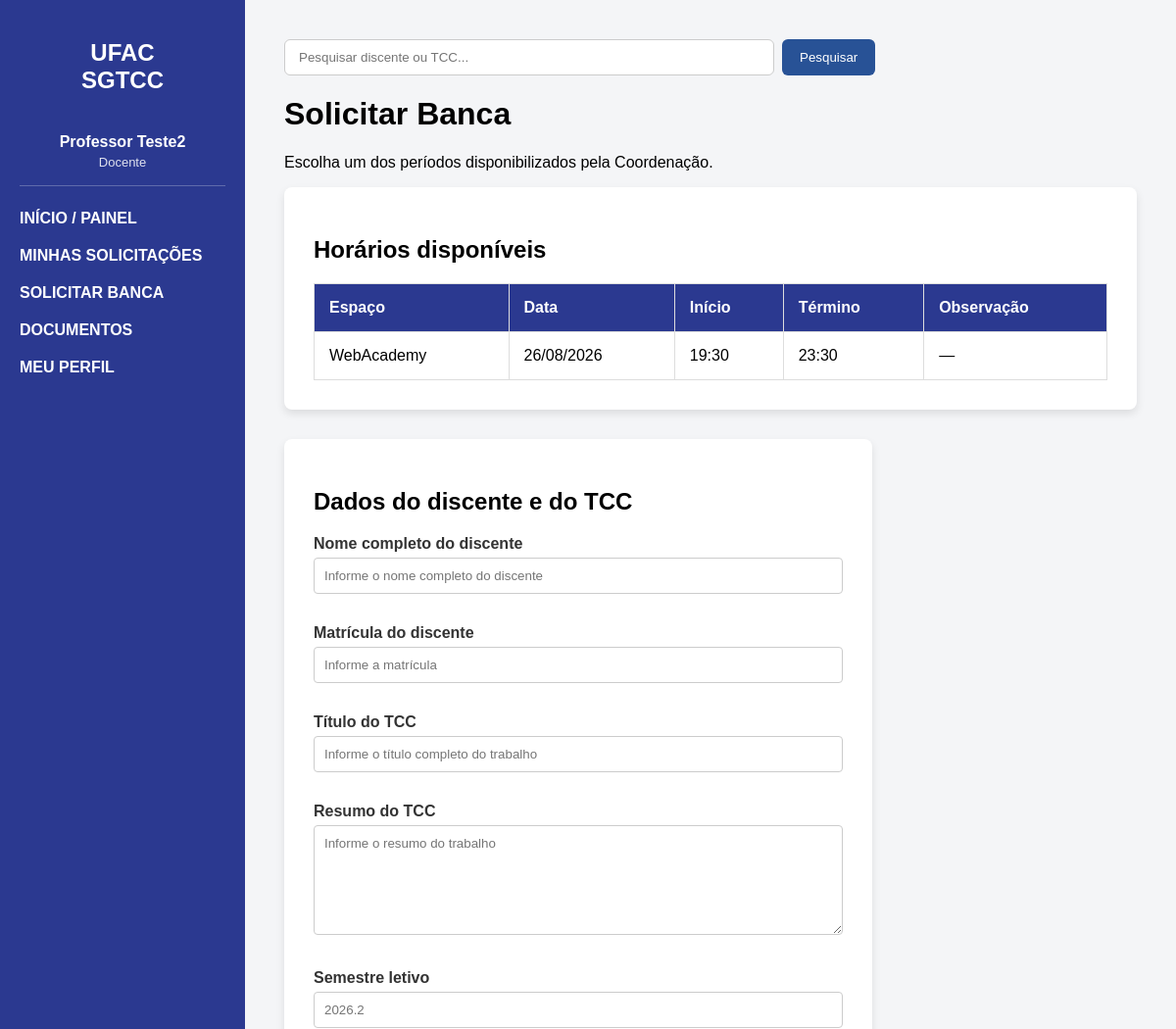
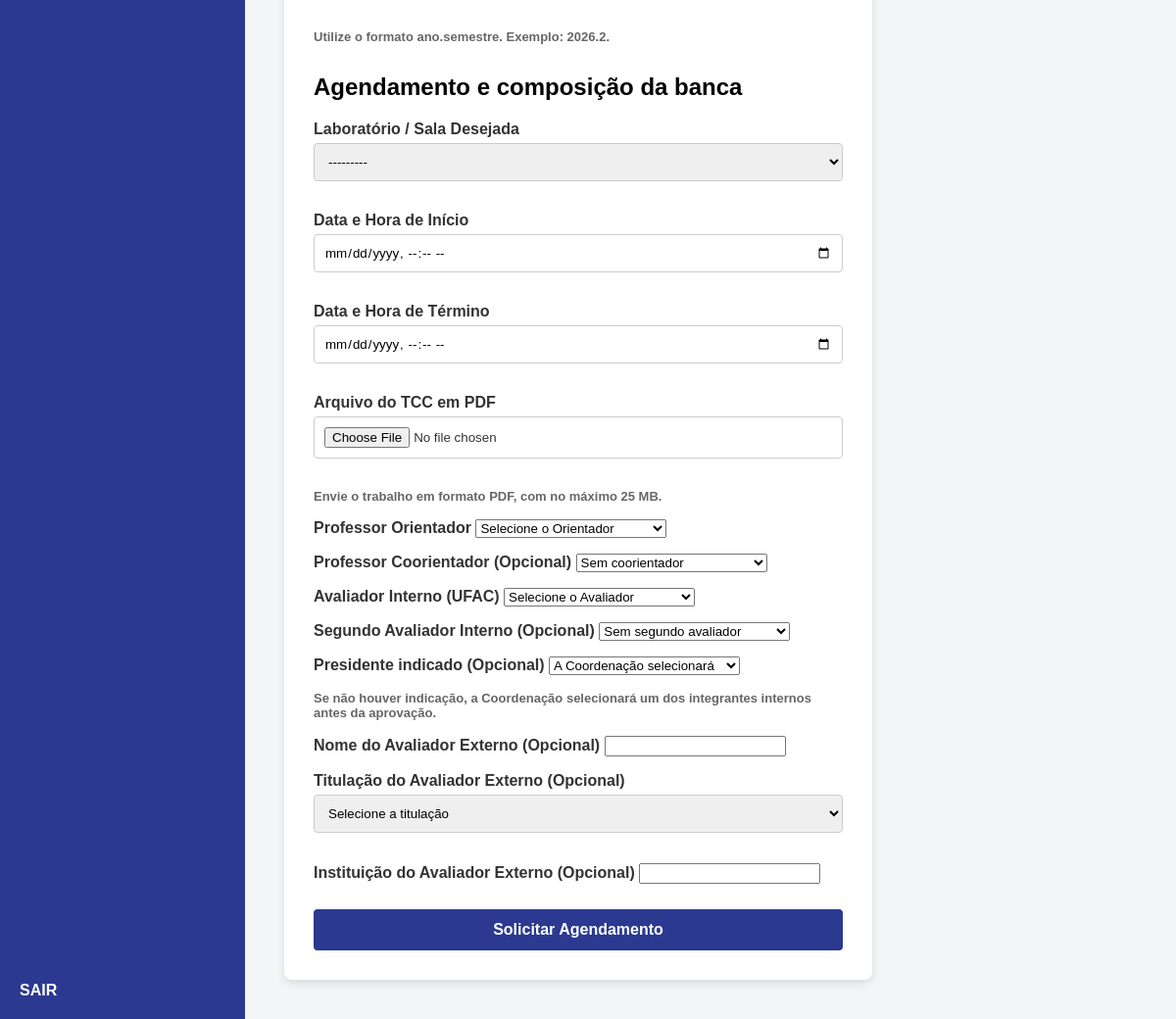
The app's page /solicitar/ (signed in) with its own data (2 pictures, top to bottom).
### bancasapp/models.py (models this page shows, shortened)
class pUsuario(models.Model):
    Tipos_Perfil = (
        ('COORDENACAO', 'Coordenação'),
        ('DOCENTE', 'Docente'),
    )
    TITULACOES_ACADEMICAS = (
        ('PROF', 'Prof.'),
        ('PROFA', 'Profa.'),
        ('PROF_ESP', 'Prof. Esp.'),
        ('PROFA_ESP', 'Profa. Esp.'),
        ('PROF_ME', 'Prof. Me.'),
        ('PROFA_MA', 'Profa. Ma.'),
        ('PROF_DR', 'Prof. Dr.'),
        ('PROFA_DRA', 'Profa. Dra.'),
    )
    usuario = models.OneToOneField(
        User,
        on_delete=models.CASCADE
    )
    perfil = models.CharField(
        max_length=15,
        choices=Tipos_Perfil
    )
    titulacao = models.CharField(
        max_length=12,
        choices=TITULACOES_ACADEMICAS,
        blank=True,
        default='',
        verbose_name='Titulação acadêmica'
    )
    data_cadastro = models.DateTimeField(
        default=timezone.now,
        editable=False
    )
    data_confirmacao_email = models.DateTimeField(
        null=True,
        blank=True,
        editable=False,
        verbose_name='Data de confirmação do e-mail'
    )
    def __str__(self):
        nome_exibicao = (
            self.usuario.get_full_name().strip()
            or self.usuario.username
        )
        return (
            f'{nome_exibicao} '
            f'({self.get_perfil_display()})'
        )

class DisponibilidadeEspaco(models.Model):
    espaco = models.ForeignKey(
        EspacoFisico,
        on_delete=models.CASCADE,
        related_name='disponibilidades'
    )
    data_hora_inicio = models.DateTimeField(
        verbose_name='Data e hora de início'
    )
    data_hora_fim = models.DateTimeField(
        verbose_name='Data e hora de término'
    )
    ativo = models.BooleanField(
        default=True
    )
    observacao = models.CharField(
        max_length=255,
        blank=True
    )
    criada_por = models.ForeignKey(
        User,
        on_delete=models.SET_NULL,
        null=True,
        blank=True,
        related_name='disponibilidades_criadas',
        editable=False
    )
    data_cadastro = models.DateTimeField(
        auto_now_add=True
    )
    class Meta:
        ordering = [
            'data_hora_inicio',
            'espaco__nome',
        ]
        verbose_name = 'Disponibilidade de espaço'
        verbose_name_plural = 'Disponibilidades de espaços'
        constraints = [
            models.CheckConstraint(
                condition=models.Q(
                    data_hora_fim__gt=models.F(
                        'data_hora_inicio'
                    )
                ),
                name='disponibilidade_fim_apos_inicio'
            ),
        ]
        indexes = [
            models.Index(
                fields=[
                    'espaco',
                    'data_hora_inicio',
                    'data_hora_fim',
                ],
                name='disp_espaco_periodo_idx'
            ),
        ]

class EspacoFisico(models.Model):
    nome = models.CharField(
        max_length=255
    )
    ativo = models.BooleanField(
        default=True
    )
    class Meta:
        ordering = ['nome']
        verbose_name = 'Espaço físico'
        verbose_name_plural = 'Espaços físicos'
    def __str__(self):
        return self.nome

### bancasapp/views.py (the view)
@docente_required
def solicitar_banca(request):
    expirar_solicitacoes_vencidas()
    perfil_logado = pUsuario.objects.get(
        usuario=request.user,
        perfil='DOCENTE'
    )
    if request.method == 'POST':
        form = SolicitacaoBancaForm(
            request.POST,
            request.FILES
        )
        if form.is_valid():
            with transaction.atomic():
                discente, _ = (
                    Discente.objects.get_or_create(
                        matricula=(
                            form.cleaned_data[
                                'matricula_discente'
                            ]
                        ),
                        defaults={
                            'nome': (
                                form.cleaned_data[
                                    'nome_discente'
                                ]
                            ),
                        }
                    )
                )
                projeto = ProjetoTCC.objects.create(
                    titulo=(
                        form.cleaned_data[
                            'titulo_tcc'
                        ]
                    ),
                    resumo=(
                        form.cleaned_data[
                            'resumo_tcc'
                        ]
                    ),
                    semestre_letivo=(
                        form.cleaned_data[
                            'semestre_letivo'
                        ]
                    ),
                    discente=discente,
                    status='EM_ANÁLISE',
                )
                solicitacao = form.save(
                    commit=False
                )
                solicitacao.projeto_tcc = projeto
                solicitacao.status = 'EM_ANÁLISE'
                solicitacao.usuario_solicitante = (
                    perfil_logado
                )
                solicitacao.save()
                ComposicaoBanca.objects.create(
                    solicitacao=solicitacao,
                    projeto_tcc=projeto,
                    orientador=(
                        form.cleaned_data[
                            'orientador'
                        ]
                    ),
                    coorientador=(
                        form.cleaned_data[
                            'coorientador'
                        ]
                    ),
                    avaliador_interno=(
                        form.cleaned_data[
                            'avaliador_interno'
                        ]
                    ),
                    segundo_avaliador_interno=(
                        form.cleaned_data[
                            'segundo_avaliador_interno'
                        ]
                    ),
                    presidente=(
                        form.cleaned_data[
                            'presidente'
                        ]
                    ),
                    nome_avaliador_externo=(
                        form.cleaned_data[
                            'nome_avaliador_externo'
                        ]
                    ),
                    titulacao_avaliador_externo=(
                        form.cleaned_data[
                            'titulacao_avaliador_externo'
                        ]
                    ),
                    instituicao_avaliador_externo=(
                        form.cleaned_data[
                            'instituicao_avaliador_externo'
                        ]
                    ),
                )
            messages.success(
                request,
                'Solicitação de banca enviada com sucesso.'
            )
            return redirect(
                'dashboard'
            )
        for campo, erros in form.errors.items():
            for erro in erros:
                messages.error(
                    request,
                    erro
                )
    else:
        form = SolicitacaoBancaForm()
    disponibilidades = (
        DisponibilidadeEspaco.objects
        .select_related('espaco')
        .filter(
            ativo=True,
            espaco__ativo=True,
            data_hora_fim__gt=timezone.now(),
        )
        .order_by(
            'data_hora_inicio',
            'espaco__nome',
        )
    )
    return render(
        request,
        'solicitar_banca.html',
        {
            'form': form,
            'disponibilidades': disponibilidades,
        }
    )

### templates/solicitar_banca.html (shortened to what this page needs)
{% extends 'base.html' %}
{% block content %}
<div class="dashboard-header">
    <h1>Solicitar Banca</h1>
    <p>
        Escolha um dos períodos disponibilizados pela Coordenação.
    </p>
</div>
<div class="table-container" style="margin-bottom: 30px;">
    <h2>Horários disponíveis</h2>
    {% if disponibilidades %}
        <table>
            <thead>
                <tr>
                    <th>Espaço</th>
                    <th>Data</th>
                    <th>Início</th>
                    <th>Término</th>
                    <th>Observação</th>
                </tr>
            </thead>
            <tbody>
                {% for disponibilidade in disponibilidades %}
                    <tr>
                        <td>{{ disponibilidade.espaco.nome }}</td>
                        <td>
                            {{ disponibilidade.data_hora_inicio|date:"d/m/Y" }}
                        </td>
                        <td>
                            {{ disponibilidade.data_hora_inicio|date:"H:i" }}
                        </td>
                        <td>
                            {{ disponibilidade.data_hora_fim|date:"H:i" }}
                        </td>
                        <td>
                            {{ disponibilidade.observacao|default:"—" }}
                        </td>
                    </tr>
                {% endfor %}
            </tbody>
        </table>
    {% else %}
        <p>
            A Coordenação ainda não disponibilizou horários
            para novas bancas.
        </p>
    {% endif %}
</div>
<div class="form-container">
    <form method="POST" enctype="multipart/form-data">
        <h2>Dados do discente e do TCC</h2>
        <p>
            <label for="{{ form.nome_discente.id_for_label }}">
                <strong>{{ form.nome_discente.label }}</strong>
            </label>
            {{ form.nome_discente }}
        </p>
        <p>
            <label for="{{ form.matricula_discente.id_for_label }}">
                <strong>{{ form.matricula_discente.label }}</strong>
            </label>
            {{ form.matricula_discente }}
        </p>
        <p>
            <label for="{{ form.titulo_tcc.id_for_label }}">
                <strong>{{ form.titulo_tcc.label }}</strong>
            </label>
            {{ form.titulo_tcc }}
        </p>
        <p>
            <label for="{{ form.resumo_tcc.id_for_label }}">
                <strong>{{ form.resumo_tcc.label }}</strong>
            </label>
            {{ form.resumo_tcc }}
        </p>
        <p>
            <label for="{{ form.semestre_letivo.id_for_label }}">
                <strong>{{ form.semestre_letivo.label }}</strong>
            </label>
            {{ form.semestre_letivo }}
        </p>
        <p style="font-size: 13px; color: #666;">
            {{ form.semestre_letivo.help_text }}
        </p>
        <h2 style="margin-top: 30px;">
            Agendamento e composição da banca
        </h2>
        <p>
            <label for="{{ form.espaco.id_for_label }}">
                <strong>{{ form.espaco.label }}</strong>
            </label>
            {{ form.espaco }}
        </p>
        <p>
            <label for="{{ form.opcao_data_inicio.id_for_label }}">
                <strong>{{ form.opcao_data_inicio.label }}</strong>
            </label>
            {{ form.opcao_data_inicio }}
        </p>
        <p>
            <label for="{{ form.opcao_data_fim.id_for_label }}">
                <strong>{{ form.opcao_data_fim.label }}</strong>
            </label>
            {{ form.opcao_data_fim }}
        </p>
        <p>
            <label for="{{ form.arquivo_tcc.id_for_label }}">
                <strong>{{ form.arquivo_tcc.label }}</strong>
            </label>
            {{ form.arquivo_tcc }}
        </p>
        <p style="font-size: 13px; color: #666;">
            {{ form.arquivo_tcc.help_text }}
        </p>
        <p>
            <label for="{{ form.orientador.id_for_label }}">
                <strong>{{ form.orientador.label }}</strong>
            </label>
            {{ form.orientador }}
        </p>
        <p>
            <label for="{{ form.coorientador.id_for_label }}">
                <strong>{{ form.coorientador.label }}</strong>
            </label>
            {{ form.coorientador }}
        </p>
        <p>
            <label for="{{ form.avaliador_interno.id_for_label }}">
                <strong>{{ form.avaliador_interno.label }}</strong>
            </label>
            {{ form.avaliador_interno }}
        </p>
        <p>
            <label for="{{ form.segundo_avaliador_interno.id_for_label }}">
                <strong>{{ form.segundo_avaliador_interno.label }}</strong>
            </label>
            {{ form.segundo_avaliador_interno }}
        </p>
        <p>
            <label for="{{ form.presidente.id_for_label }}">
                <strong>{{ form.presidente.label }}</strong>
            </label>
            {{ form.presidente }}
        </p>
        <p style="font-size: 13px; color: #666;">
            Se não houver indicação, a Coordenação selecionará
            um dos integrantes internos antes da aprovação.
        </p>
        <p>
            <label for="{{ form.nome_avaliador_externo.id_for_label }}">
                <strong>{{ form.nome_avaliador_externo.label }}</strong>
            </label>
            {{ form.nome_avaliador_externo }}
        </p>
        <p>
            <label for="{{ form.titulacao_avaliador_externo.id_for_label }}">
                <strong>
                    {{ form.titulacao_avaliador_externo.label }}
                </strong>
            </label>
            {{ form.titulacao_avaliador_externo }}
        </p>
        <p>
            <label for="{{ form.instituicao_avaliador_externo.id_for_label }}">
                <strong>
                    {{ form.instituicao_avaliador_externo.label }}
                </strong>
            </label>
            {{ form.instituicao_avaliador_externo }}
        </p>
        <button type="submit" class="btn-enviar">
            Solicitar Agendamento
        </button>
    </form>
</div>
{% endblock %}

### templates/base.html (shortened to what this page needs)
{% load static %}
<!DOCTYPE html>
<html lang="pt-br">
<head>
    <link rel="stylesheet" href="{% static 'css/style.css' %}">
</head>
<body>
    <div class="sidebar">
        <h2>UFAC<br>SGTCC</h2>
        {% if request.user.is_authenticated %}
            <div class="usuario-logado">
                <strong>
                    {{ request.user.get_full_name|default:request.user.username }}
                </strong>
                <span>
                    {% if request.user.is_superuser %}
                        Coordenação
                    {% else %}
                        {{ request.user.pusuario.get_perfil_display }}
                    {% endif %}
                </span>
            </div>
        {% endif %}
        <a href="{% url 'dashboard' %}">
            INÍCIO / PAINEL
        </a>
        {% if request.user.is_superuser or request.user.pusuario.perfil == 'COORDENACAO' %}
            <a href="{% url 'solicitacoes_coordenacao' %}">
                ANALISAR SOLICITAÇÕES
            </a>
            <a href="{% url 'gerenciar_espacos' %}">
                GERENCIAR SALAS
            </a>
            <a href="{% url 'documentos' %}">
                DOCUMENTOS
            </a>
        {% else %}
            <a href="{% url 'visualizar_bancas' %}">
                MINHAS SOLICITAÇÕES
            </a>
            <a href="{% url 'solicitar_banca' %}">
                SOLICITAR BANCA
            </a>
            <a href="{% url 'documentos' %}">
                DOCUMENTOS
            </a>
            <a href="{% url 'meu_perfil' %}">
                MEU PERFIL
            </a>
        {% endif %}
        <div class="footer-menu">
            <form
                method="POST"
                action="{% url 'logout' %}"
                class="form-logout"
            >
                <button
                    type="submit"
                    class="btn-logout"
                >
                    SAIR
                </button>
            </form>
        </div>
    </div>
    <div class="content">
            <form action="{% url 'pesquisar' %}" method="GET" class="barra-pesquisa">
                <input
                    type="text"
                    name="q"
                    placeholder="Pesquisar discente ou TCC..."
                    value="{{ request.GET.q }}"
                >
                <button type="submit">Pesquisar</button>
            </form>
        {% block content %}
        {% endblock %}
    </div>
</body>
</html>

### records on screen
DisponibilidadeEspaco: espaco.nome "WebAcademy", data_hora_inicio "26/08/2026", data_hora_inicio "19:30", data_hora_fim "23:30", observacao "—"

### other values on screen
{{ request.user.get_full_name|default:request.user.username }} "Professor Teste2"
{{ request.user.pusuario.get_perfil_display }} "Docente"
